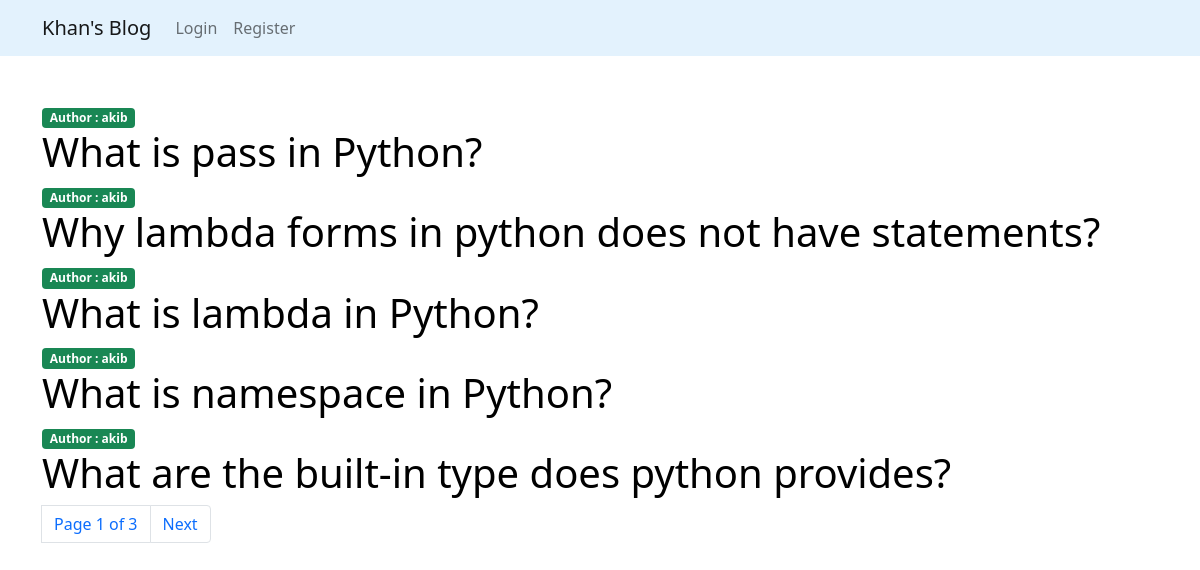
The page / on the database its author committed.
### articles/models.py (models this page shows, shortened)
class Article(models.Model):
    title = models.CharField(max_length=200)
    description = models.TextField()
    slug = models.SlugField(max_length=100, unique=True)
    published = models.DateTimeField(auto_now_add=True)
    author = models.ForeignKey(User, on_delete=models.CASCADE)

### articles/views.py (the view)
# urls.py: path("", article_list, name='article_list'),
def article_list(request):
    article_list =  Article.objects.all().order_by('-published')
    paginator = Paginator(article_list, 5)
    page = request.GET.get('page')
    try:
        articles = paginator.page(page)
    except PageNotAnInteger:
        articles = paginator.page(1)
    except EmptyPage:
        articles = paginator.page(paginator.num_pages)
    return render(request, 'article.html', {'article_list': articles, 'page':page})

### articles/templates/article.html (shortened to what this page needs)
{% extends 'base.html' %}
{% block body %}
<div class="container mt-5">
    {% for article in article_list %}
        <span class = "badge roundedpill bg-success"> Author : {{article.author}}</span>
        <h1> <a class="link-style" href="{% url 'article_details' article.slug %}" >{{article.title}}</a></h1>
    {% endfor %}
    {% include 'account/pagination.html' with page=article_list %}
</div>
{% endblock %}

### articles/templates/base.html (shortened to what this page needs)
<!DOCTYPE html>
<html lang="en">
<head>
<link href="https://cdn.jsdelivr.net/npm/bootstrap@5.1.3/dist/css/bootstrap.min.css" rel="stylesheet">
    {% include 'navbar.html' %}
</head>
<body>
    {% block body %}
    {% endblock %}
</body>
</html>

### articles/templates/navbar.html (shortened to what this page needs)
<nav class="navbar navbar-expand-lg navbar navbar-light" style="background-color: #e3f2fd;">
  <div class="container">
    <a class="navbar-brand" href="{% url 'article_list' %}"> Khan's Blog</a>
    <div class="collapse navbar-collapse" id="navbarNavDropdown">
      <ul class="navbar-nav">
        {% if request.user.is_authenticated %}
        <li class="nav-item mx-5">
          <a class="nav-link disabled">Welcome, {{request.user.username}}</a>
        </li>
        <li class="nav-item">
          <a class="nav-link active" aria-current="page" href="{% url 'article_list' %}">Home</a>
        </li>
        <li class="nav-item">
          <a class="nav-link" href="{% url 'article_form' %}">Add Article</a>
        </li>
        <li class="nav-item">
          <a class="nav-link" href="{% url 'logout' %}">Logout</a>
        </li>
        <li class="nav-item dropdown">
          <a class="nav-link dropdown-toggle" href="#" id="navbarDropdownMenuLink" role="button" data-bs-toggle="dropdown" aria-expanded="false">
            Profile
          </a>
          <ul class="dropdown-menu" aria-labelledby="navbarDropdownMenuLink">
            <li><a class="dropdown-item" href="{% url 'password-change' %}">Change Password</a></li>
          </ul>
        </li>
        {% else %}
        <li class="nav-item">
          <a class="nav-link" href="{% url 'login' %}">Login</a>
        </li>
        <li class="nav-item">
          <a class="nav-link" href="{% url 'register' %}">Register</a>
        </li>
        {% endif %}
      </ul>
    </div>
  </div>
</nav>

### articles/templates/account/pagination.html (shortened to what this page needs)
<nav aria-label="page navigation example">
  <ul class="pagination">
    <li class="page-item">
      <a class="page-link" >Page {{page.number}} of {{page.paginator.num_pages}}</a>
    </li>
    <li class="page-item">
      {% if page.has_next %}
      <a class="page-link" href="?page={{page.next_page_number}}">Next</a>
      {% endif %}
    </li>
  </ul>
</nav>

### articles/templates/article.html (style rules this page uses)
.link-style { text-decoration : none; color : black; }

### rows shown on the page
Article: author "akib", title "What is pass in Python?"
Article: author "akib", title "Why lambda forms in python does not have statements?"
Article: author "akib", title "What is lambda in Python?"
Article: author "akib", title "What is namespace in Python?"
Article: author "akib", title "What are the built-in type does python provides?"

### other values the page prints
{{ page.number }} "1"
{{ page.paginator.num_pages }} "3"
